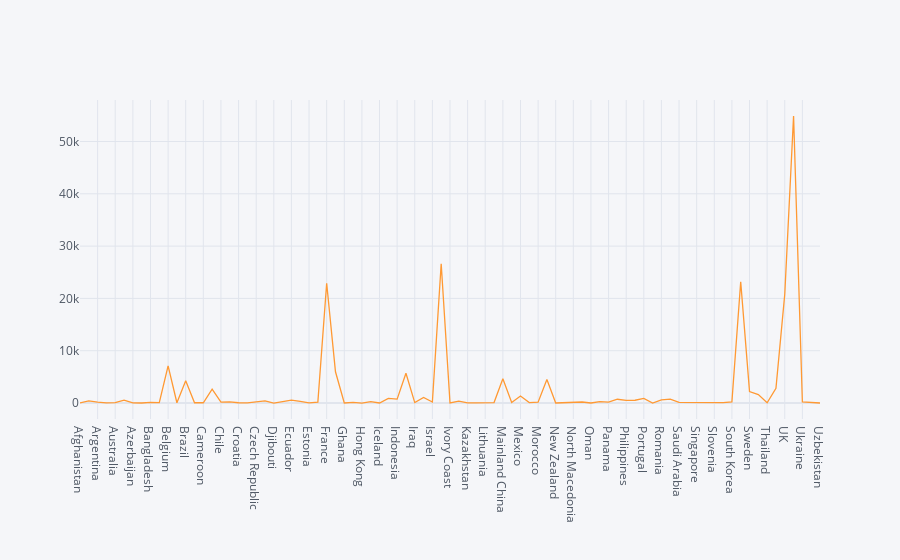

The cell this chart's notebook holds for it:
### Code cell
df.iplot(kind='scatter',x='Country/Region',y='Deaths')

### Figure 1 — Plotly figure (JSON) as saved in the notebook; plotly's stock layout.template omitted (floating-point values rounded to 4 significant figures)
{"data": [{"line": {"color": "rgba(255, 153, 51, 1.0)", "dash": "solid", "shape": "linear", "width": 1.3}, "mode": "lines", "name": "Deaths", "text": "", "type": "scatter", "x": ["Afghanistan", "Algeria", "Argentina", "Armenia", "Australia", "Austria", "Azerbaijan", "Bahrain", "Bangladesh", "Belarus", "Belgium", "Bosnia and Herzegovina", "Brazil", "Bulgaria", "Cameroon", "Canada", "Chile", "Colombia", "Croatia", "Cuba", "Czech Republic", "Denmark", "Djibouti", "Dominican Republic", "Ecuador", "Egypt", "Estonia", "Finland", "France", "Germany", "Ghana", "Greece", "Hong Kong", "Hungary", "Iceland", "India", "Indonesia", "Iran", "Iraq", "Ireland", "Israel", "Italy", "Ivory Coast", "Japan", "Kazakhstan", "Kuwait", "Lithuania", "Luxembourg", "Mainland China", "Malaysia", "Mexico", "Moldova", "Morocco", "Netherlands", "New Zealand", "Nigeria", "North Macedonia", "Norway", "Oman", "Pakistan", "Panama", "Peru", "Philippines", "Poland", "Portugal", "Qatar", "Romania", "Russia", "Saudi Arabia", "Serbia", "Singapore", "Slovakia", "Slovenia", "South Africa", "South Korea", "Spain", "Sweden", "Switzerland", "Thailand", "Turkey", "UK", "US", "Ukraine", "United Arab Emirates", "Uzbekistan"], "y": [50, 425, 192, 28, 83, 542, 21, 8, 145, 72, 7094, 59, 4286, 56, 56, 2663, 189, 244, 55, 54, 220, 422, 2, 278, 576, 317, 49, 190, 22890, 5976, 11, 134, 4, 272, 10, 881, 743, 5710, 87, 1087, 201, 26644, 14, 372, 25, 20, 41, 88, 4633, 98, 1351, 96, 161, 4491, 19, 40, 61, 201, 10, 281, 165, 728, 501, 535, 903, 10, 619, 747, 139, 125, 12, 18, 82, 87, 243, 23190, 2194, 1610, 51, 2805, 20794, 54881, 209, 76, 8]}], "layout": {"legend": {"bgcolor": "#F5F6F9", "font": {"color": "#4D5663"}}, "paper_bgcolor": "#F5F6F9", "plot_bgcolor": "#F5F6F9", "title": {"font": {"color": "#4D5663"}}, "xaxis": {"gridcolor": "#E1E5ED", "showgrid": true, "tickfont": {"color": "#4D5663"}, "title": {"font": {"color": "#4D5663"}, "text": ""}, "zerolinecolor": "#E1E5ED"}, "yaxis": {"gridcolor": "#E1E5ED", "showgrid": true, "tickfont": {"color": "#4D5663"}, "title": {"font": {"color": "#4D5663"}, "text": ""}, "zerolinecolor": "#E1E5ED"}}}
